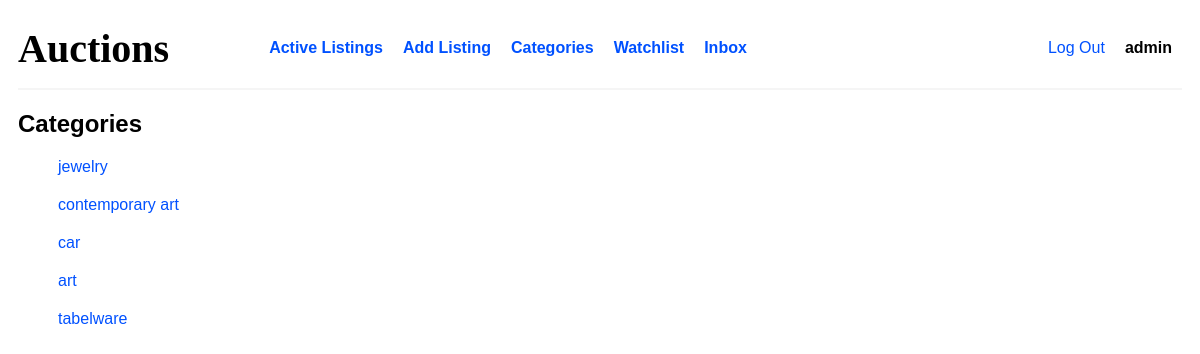
The app's page /category (signed in) with its own data.
### auctions/models.py (models this page shows, shortened)
class User(AbstractUser):
    pass

class Listing(models.Model):
    itemName = models.CharField(max_length=360)
    itemImgURL = models.CharField(max_length=2083)
    itemDescription = models.TextField()
    currentBid = models.IntegerField()
    owner = models.ForeignKey(User, on_delete=models.CASCADE, related_name='myListings')
    createdDate = models.DateTimeField(default=datetime.now)
    category = models.CharField(max_length=124)

### auctions/views.py (the view)
# urls.py: path('category', views.categoryPage, name='categoryPage'),
def categoryPage(req):
    res = set()
    listings = Listing.objects.all()
    for item in listings:
        res.add(item.category)
    return render(req, 'auctions/category/index.html', {
        'res': res
    })

### auctions/templates/auctions/category/index.html (shortened to what this page needs)
{% extends "auctions/layout.html" %} {% block body %}
<h2>Categories</h2>
<div class="category-container">
	<dl>
		{% for categoryType in res %}
		<dd><a href="{% url 'auctions:categoryFilter' categoryType %}">{{categoryType}}</a></dd>
		{% endfor %}
	</dl>
</div>
{% endblock %}

### auctions/templates/auctions/layout.html (shortened to what this page needs)
{% load static %}
<!DOCTYPE html>
<html lang="en">
<head>
    <link href="{% static 'auctions/styles.css' %}" rel="stylesheet" />
</head>
<body>
    <nav class="nav">
        <h1 class="auction-heading">Auctions</h1>
        <div class="nav-content">
            <div class="page-links">
                <a
                class="nav-link"
                href="{% url 'auctions:index' %}">Active Listings</a>
                <a
                class="nav-link"
                href="{% url 'auctions:addListing' %}">Add Listing</a>
                <a
                class="nav-link"
                href="{% url 'auctions:categoryPage' %}">Categories</a>
                <a
                class="nav-link"
                href="{% url 'auctions:watchlist' %}">Watchlist</a>
                <a
                class="nav-link"
                href="{% url 'auctions:inbox' %}">Inbox</a>
            </div>
            <div class="user-info">
                {% if user.is_authenticated %}
                <a class="nav-link" href="{% url 'auctions:logout' %}">Log Out</a>
                <span href="#" class="username" role="p">{{ user.username }}</span>
                {% else %}
                <a class="nav-link" href="{% url 'auctions:login' %}">Log In</a>
                <a class="nav-link" href="{% url 'auctions:register' %}">Register</a>
                {% endif %}
            </div>
        </div>
    </nav>
    {% block body %} {% endblock %}
</body>
</html>

### auctions/static/auctions/styles.css (style rules this page uses)
body { padding: 10px; font-family: Helvetica, sans-serif; }
.nav { display: flex; justify-content: flex-start; align-items: center; flex-wrap: nowrap; border-bottom: 2px solid whitesmoke; margin-bottom: 10px; padding-bottom: 10px; height: 60px; }
.auction-heading { font-family: Georgia, serif; font-size: 40px; }

### records on screen
User: username "admin"
Listing: res "jewelry"
Listing: res "contemporary art"
Listing: res "car"
Listing: res "art"
Listing: res "tabelware"
